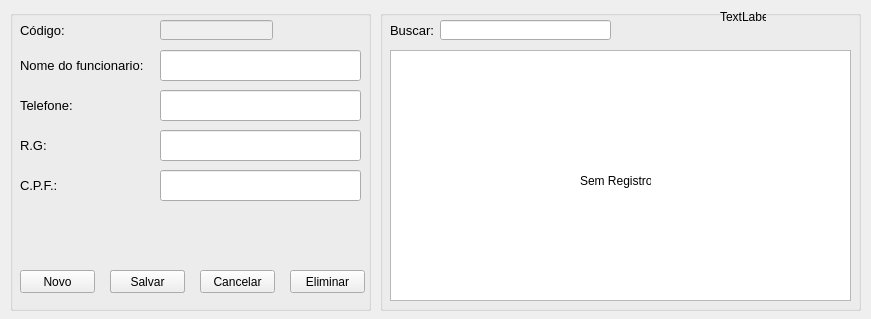
<?xml version="1.0" encoding="UTF-8"?>
<ui version="4.0">
 <class>frmfuncio</class>
 <widget class="QWidget" name="frmfuncio">
  <property name="geometry">
   <rect>
    <x>0</x>
    <y>0</y>
    <width>871</width>
    <height>319</height>
   </rect>
  </property>
  <property name="windowTitle">
   <string>Registro de Funcionario</string>
  </property>
  <property name="locale">
   <locale language="Portuguese" country="Brazil"/>
  </property>
  <widget class="QGroupBox" name="groupBox">
   <property name="geometry">
    <rect>
     <x>10</x>
     <y>10</y>
     <width>361</width>
     <height>301</height>
    </rect>
   </property>
   <property name="title">
    <string/>
   </property>
   <widget class="QLineEdit" name="txtnom">
    <property name="geometry">
     <rect>
      <x>150</x>
      <y>40</y>
      <width>201</width>
      <height>31</height>
     </rect>
    </property>
    <property name="font">
     <font>
      <pointsize>10</pointsize>
     </font>
    </property>
    <property name="maxLength">
     <number>40</number>
    </property>
   </widget>
   <widget class="QLabel" name="label">
    <property name="geometry">
     <rect>
      <x>10</x>
      <y>40</y>
      <width>131</width>
      <height>31</height>
     </rect>
    </property>
    <property name="font">
     <font>
      <pointsize>10</pointsize>
     </font>
    </property>
    <property name="text">
     <string>Nome do funcionario:</string>
    </property>
   </widget>
   <widget class="QPushButton" name="btnnovo">
    <property name="geometry">
     <rect>
      <x>10</x>
      <y>260</y>
      <width>75</width>
      <height>23</height>
     </rect>
    </property>
    <property name="text">
     <string>Novo</string>
    </property>
   </widget>
   <widget class="QPushButton" name="btneditar">
    <property name="geometry">
     <rect>
      <x>100</x>
      <y>260</y>
      <width>75</width>
      <height>23</height>
     </rect>
    </property>
    <property name="text">
     <string>Editar</string>
    </property>
   </widget>
   <widget class="QPushButton" name="btncancelar">
    <property name="geometry">
     <rect>
      <x>190</x>
      <y>260</y>
      <width>75</width>
      <height>23</height>
     </rect>
    </property>
    <property name="text">
     <string>Cancelar</string>
    </property>
   </widget>
   <widget class="QPushButton" name="btneliminar">
    <property name="geometry">
     <rect>
      <x>280</x>
      <y>260</y>
      <width>75</width>
      <height>23</height>
     </rect>
    </property>
    <property name="text">
     <string>Eliminar</string>
    </property>
   </widget>
   <widget class="QPushButton" name="btnsalvar">
    <property name="geometry">
     <rect>
      <x>100</x>
      <y>260</y>
      <width>75</width>
      <height>23</height>
     </rect>
    </property>
    <property name="text">
     <string>Salvar</string>
    </property>
   </widget>
   <widget class="QLineEdit" name="txtcod">
    <property name="enabled">
     <bool>false</bool>
    </property>
    <property name="geometry">
     <rect>
      <x>150</x>
      <y>10</y>
      <width>113</width>
      <height>20</height>
     </rect>
    </property>
    <property name="font">
     <font>
      <pointsize>10</pointsize>
     </font>
    </property>
   </widget>
   <widget class="QLabel" name="label_7">
    <property name="geometry">
     <rect>
      <x>10</x>
      <y>10</y>
      <width>46</width>
      <height>21</height>
     </rect>
    </property>
    <property name="font">
     <font>
      <pointsize>10</pointsize>
     </font>
    </property>
    <property name="text">
     <string>Código:</string>
    </property>
   </widget>
  </widget>
  <widget class="QGroupBox" name="groupBox_2">
   <property name="geometry">
    <rect>
     <x>380</x>
     <y>10</y>
     <width>481</width>
     <height>301</height>
    </rect>
   </property>
   <property name="title">
    <string/>
   </property>
   <widget class="QTableWidget" name="tabla">
    <property name="enabled">
     <bool>true</bool>
    </property>
    <property name="geometry">
     <rect>
      <x>10</x>
      <y>40</y>
      <width>461</width>
      <height>251</height>
     </rect>
    </property>
    <property name="editTriggers">
     <set>QAbstractItemView::NoEditTriggers</set>
    </property>
    <property name="selectionBehavior">
     <enum>QAbstractItemView::SelectRows</enum>
    </property>
    <attribute name="horizontalHeaderHighlightSections">
     <bool>false</bool>
    </attribute>
    <attribute name="verticalHeaderVisible">
     <bool>false</bool>
    </attribute>
    <attribute name="verticalHeaderHighlightSections">
     <bool>false</bool>
    </attribute>
   </widget>
   <widget class="QLabel" name="lblsinreg">
    <property name="geometry">
     <rect>
      <x>200</x>
      <y>160</y>
      <width>71</width>
      <height>21</height>
     </rect>
    </property>
    <property name="text">
     <string>Sem Registros</string>
    </property>
   </widget>
   <widget class="QLabel" name="lblindice">
    <property name="geometry">
     <rect>
      <x>340</x>
      <y>0</y>
      <width>46</width>
      <height>13</height>
     </rect>
    </property>
    <property name="text">
     <string>TextLabel</string>
    </property>
   </widget>
   <widget class="QLineEdit" name="txtbuscar">
    <property name="geometry">
     <rect>
      <x>60</x>
      <y>10</y>
      <width>171</width>
      <height>20</height>
     </rect>
    </property>
   </widget>
   <widget class="QLabel" name="label_8">
    <property name="geometry">
     <rect>
      <x>10</x>
      <y>10</y>
      <width>46</width>
      <height>21</height>
     </rect>
    </property>
    <property name="font">
     <font>
      <pointsize>10</pointsize>
     </font>
    </property>
    <property name="text">
     <string>Buscar:</string>
    </property>
   </widget>
  </widget>
  <widget class="QLineEdit" name="txttel">
   <property name="geometry">
    <rect>
     <x>160</x>
     <y>90</y>
     <width>201</width>
     <height>31</height>
    </rect>
   </property>
   <property name="font">
    <font>
     <pointsize>10</pointsize>
    </font>
   </property>
   <property name="maxLength">
    <number>20</number>
   </property>
  </widget>
  <widget class="QLabel" name="label_3">
   <property name="geometry">
    <rect>
     <x>20</x>
     <y>90</y>
     <width>131</width>
     <height>31</height>
    </rect>
   </property>
   <property name="font">
    <font>
     <pointsize>10</pointsize>
    </font>
   </property>
   <property name="text">
    <string>Telefone:</string>
   </property>
  </widget>
  <widget class="QLineEdit" name="txtcpf">
   <property name="geometry">
    <rect>
     <x>160</x>
     <y>170</y>
     <width>201</width>
     <height>31</height>
    </rect>
   </property>
   <property name="font">
    <font>
     <pointsize>10</pointsize>
    </font>
   </property>
   <property name="maxLength">
    <number>20</number>
   </property>
  </widget>
  <widget class="QLabel" name="label_4">
   <property name="geometry">
    <rect>
     <x>20</x>
     <y>170</y>
     <width>131</width>
     <height>31</height>
    </rect>
   </property>
   <property name="font">
    <font>
     <pointsize>10</pointsize>
    </font>
   </property>
   <property name="text">
    <string>C.P.F.:</string>
   </property>
  </widget>
  <widget class="QLineEdit" name="txtrg">
   <property name="geometry">
    <rect>
     <x>160</x>
     <y>130</y>
     <width>201</width>
     <height>31</height>
    </rect>
   </property>
   <property name="font">
    <font>
     <pointsize>10</pointsize>
    </font>
   </property>
   <property name="text">
    <string/>
   </property>
   <property name="maxLength">
    <number>20</number>
   </property>
  </widget>
  <widget class="QLabel" name="label_5">
   <property name="geometry">
    <rect>
     <x>20</x>
     <y>130</y>
     <width>131</width>
     <height>31</height>
    </rect>
   </property>
   <property name="font">
    <font>
     <pointsize>10</pointsize>
    </font>
   </property>
   <property name="text">
    <string>R.G:</string>
   </property>
  </widget>
 </widget>
 <tabstops>
  <tabstop>txtcod</tabstop>
  <tabstop>txtbuscar</tabstop>
  <tabstop>txtnom</tabstop>
  <tabstop>txttel</tabstop>
  <tabstop>txtrg</tabstop>
  <tabstop>txtcpf</tabstop>
  <tabstop>btnnovo</tabstop>
  <tabstop>btneditar</tabstop>
  <tabstop>btnsalvar</tabstop>
  <tabstop>btncancelar</tabstop>
  <tabstop>btneliminar</tabstop>
  <tabstop>tabla</tabstop>
 </tabstops>
 <resources/>
 <connections>
  <connection>
   <sender>tabla</sender>
   <signal>cellClicked(int,int)</signal>
   <receiver>lblindice</receiver>
   <slot>setNum(int)</slot>
   <hints>
    <hint type="sourcelabel">
     <x>708</x>
     <y>141</y>
    </hint>
    <hint type="destinationlabel">
     <x>819</x>
     <y>16</y>
    </hint>
   </hints>
  </connection>
 </connections>
</ui>
